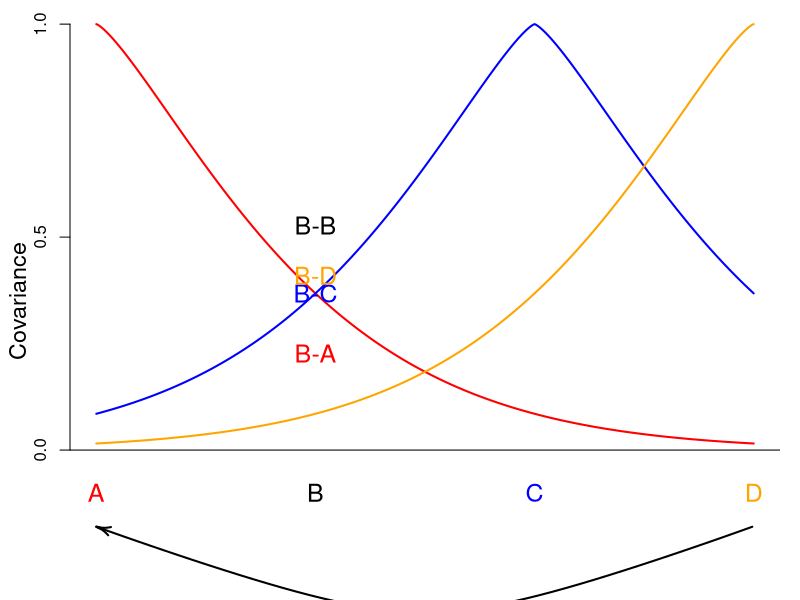

The R source for this figure:
library(igraph)
iArrows <- igraph:::igraph.Arrows   #http://kbroman.wordpress.com/2012/10/11/curved-arrows-in-r/

alpha=1
par(mar=c(0,3.5,0.1,1))
loc<-c(0,1,2,3)

covar.d<-function(d){
exp(-alpha*sqrt(d^2)^1.3)
}
cols<-c("red","black","blue","orange")

d<-seq(0,3,length=1000)
plot(d,covar.d(d-loc[1]),type="l",col=cols[1],lwd=2,ylim=c(-0.3,1),axes=FALSE,xlab="",ylab="",cex=1.5)
axis(side=2,at=c(0,0.5,1),cex=1.2)
mtext(side=2,line=2,"Covariance",cex=1.4)
abline(h=0)

lines(d,covar.d(d-loc[3]),col=cols[3],lwd=2)
lines(d,covar.d(d-loc[4]),col=cols[4],lwd=2)
w1<-0.4
text(x=1, y = (1-w1)*covar.d(loc[1]-loc[2]) + w1*covar.d(loc[1]-loc[4]),col=cols[1],"B-A",cex=1.5)  #points(x=1, y = (1-w1)*covar.d(0-1) + w1*covar.d(0-3),col=cols[1],pch=19)
text(x=1, y = (1-w1)*covar.d(loc[3]-loc[2]) + w1*covar.d(loc[3]-loc[4]),col=cols[3],"B-C",cex=1.5)
text(x=1, y = (1-w1)*covar.d(loc[4]-loc[1]) + w1*covar.d(0),col=cols[4],"B-D" ,cex=1.5)
text(x=1, y = (1-w1)*(1-w1)*1 + w1*w1*1 + 2*(1-w1)*w1*covar.d(loc[4]-loc[1]),col=cols[2],"B-B" ,cex=1.5)

text(c(0,1,2,3),rep(-0.1,4),c("A","B","C",'D'),col=cols,cex=1.5)
iArrows(loc[4], -0.18, loc[1], -0.18,
          h.lwd=2, sh.lwd=2, sh.col="black",
          curve=0.2 , width=1, size=0.7)
          dev.copy2pdf(file="~/Dropbox/Students/gideon/spacemix_ms/figs/Admix_covar_toy_fig.pdf")
          
#          points(x=1, y = (1-w1)*covar.d(0-1) + w1*covar.d(0-3),col=cols[1],pch=19)
#points(x=1, y = (1-w1)*covar.d(2-1) + w1*covar.d(3-2),col=cols[3],pch=19 )
#points(x=1, y = (1-w1)*covar.d(3-1) + w1*covar.d(3-3),col=cols[4],pch=19 )
#points(x=1, y = (1-w1)*(1-w1)*1 + w1*w1*1 + 2*(1-w1)*w1*covar.d(3-1),col=cols[2],pch=19 )
